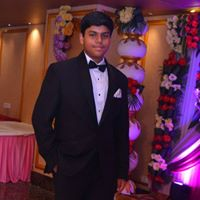
#> input picture facebook_dp.jpg, 200 x 200 px
$ jupyter execute --allow-errors opencv.ipynb   (shell and % lines are left out)
#> lines starting #> are read from the running program, lines starting #| are printed output that depends on the picture
[cell 1]
import cv2

[cell 2]
img=cv2.imread('facebook_dp.jpg')
#> img is the input picture: shape (200, 200, 3); mean B, G, R 61.3, 44.7, 87.6

[cell 3]
cv2.imshow('dp',img)
cv2.waitKey(0)#wait for infinite time
cv2.destroyAllWindows()
print(img.shape)
#| (200, 200, 3)

[cell 4]
import matplotlib.pyplot as plt

[cell 5]
plt.imshow(img)

[cell 6]
rbg_img=cv2.cvtColor(img,cv2.COLOR_BGR2RGB)
plt.axis('off')
plt.imshow(rbg_img)

[cell 7]
crop_img=rbg_img[0:75,50:150,:]
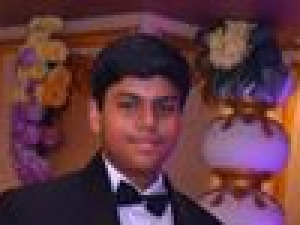
#> crop_img: shape (75, 100, 3) (shown 3 times larger); mean R, G, B 97.2, 55.9, 64.5
plt.axis('off')
plt.imshow(crop_img)

[cell 8]
resize_img=cv2.resize(rbg_img,(100,100))
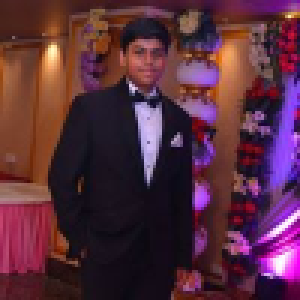
#> resize_img: shape (100, 100, 3) (shown 3 times larger); mean R, G, B 87.8, 44.9, 61.5
plt.imshow(resize_img)

[cell 9]
print(resize_img.shape)
#| (100, 100, 3)
